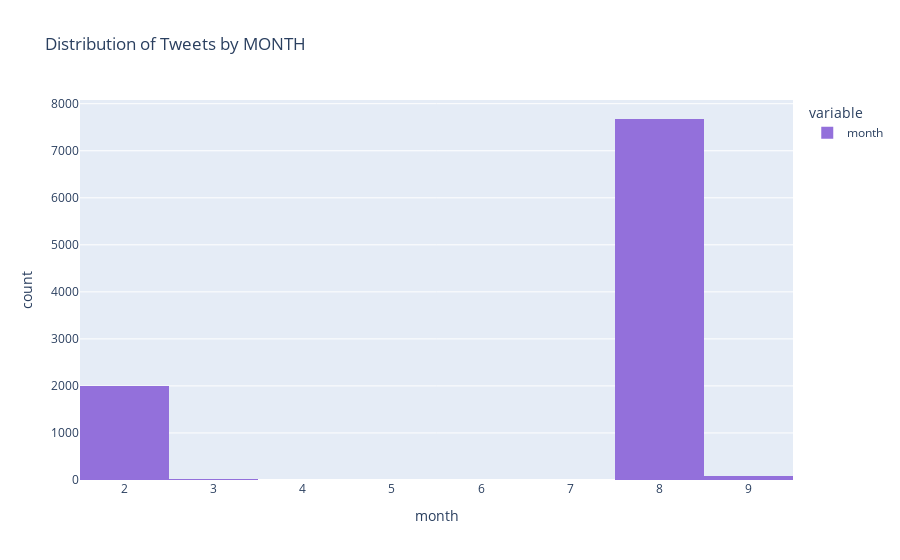
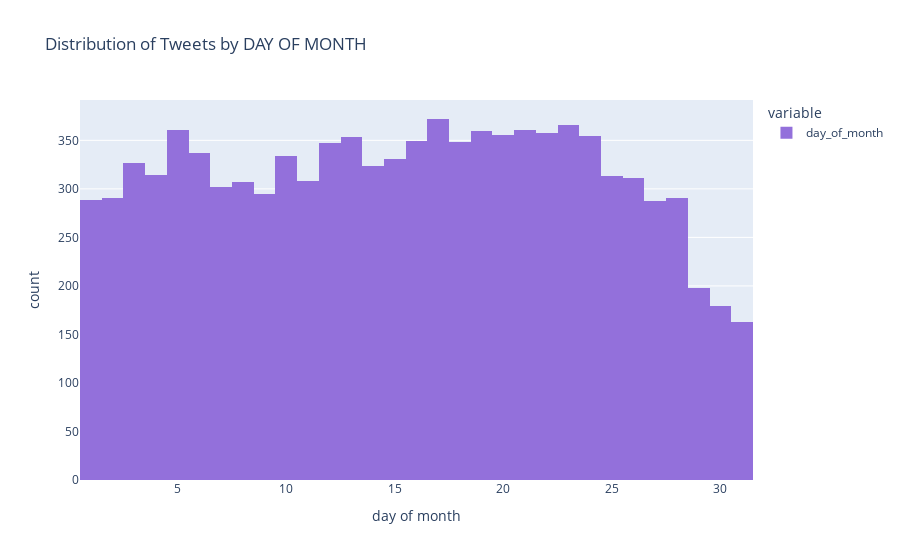
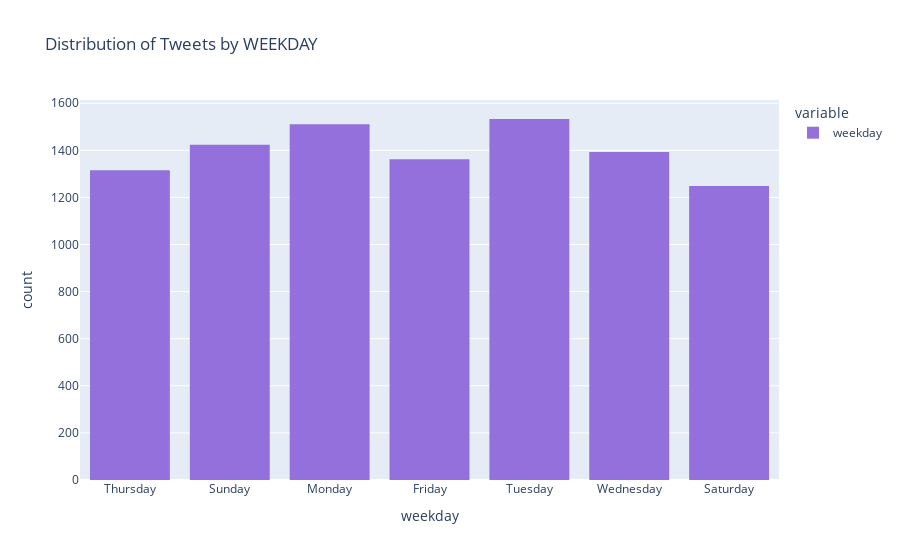
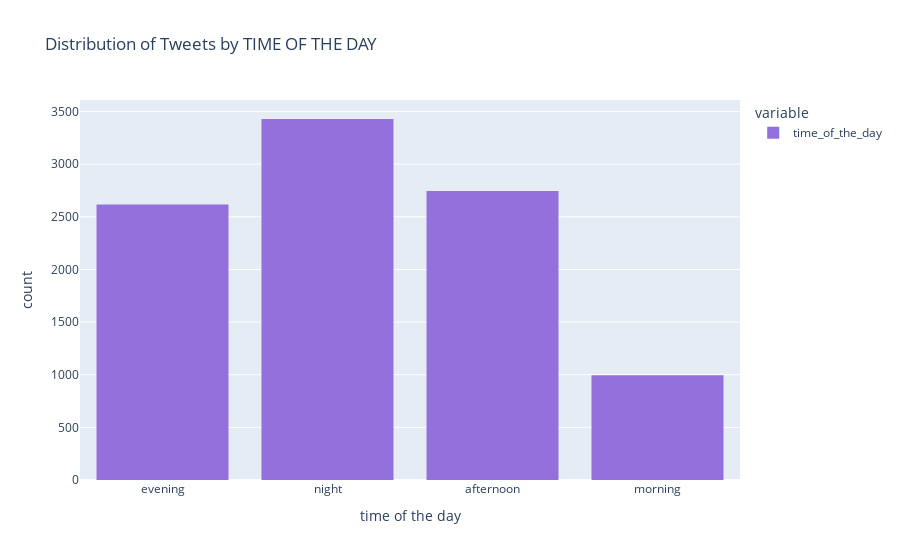

The notebook cell saved with these charts, in order:
### Code cell
# distributions of columns
columns = ['month', 'day_of_month', 'weekday',  'time_of_the_day','state','country','language']
for column in columns:
    px.histogram(data_sample[column],   color_discrete_sequence=['mediumpurple'], title='Distribution of Tweets by '+ str.upper(column).replace('_', ' '), labels={'value': str(column).replace('_', ' ')}).show()

### Figure 1 — Plotly figure (JSON) as saved in the notebook; plotly's stock layout.template omitted (floating-point values rounded to 4 significant figures; data arrays with more than 128 entries replaced by an {"elided": "..."} marker saying what was removed)
{"data": [{"alignmentgroup": "True", "bingroup": "x", "hovertemplate": "variable=month<br>month=%{x}<br>count=%{y}<extra></extra>", "legendgroup": "month", "marker": {"color": "mediumpurple", "pattern": {"shape": ""}}, "name": "month", "offsetgroup": "month", "orientation": "v", "showlegend": true, "type": "histogram", "x": {"elided": "9787 int values"}, "xaxis": "x", "yaxis": "y"}], "layout": {"barmode": "relative", "legend": {"title": {"text": "variable"}, "tracegroupgap": 0}, "title": {"text": "Distribution of Tweets by MONTH"}, "xaxis": {"anchor": "y", "domain": [0, 1], "title": {"text": "month"}}, "yaxis": {"anchor": "x", "domain": [0, 1], "title": {"text": "count"}}}}

### Figure 2 — Plotly figure (JSON) as saved in the notebook; plotly's stock layout.template omitted (floating-point values rounded to 4 significant figures; data arrays with more than 128 entries replaced by an {"elided": "..."} marker saying what was removed)
{"data": [{"alignmentgroup": "True", "bingroup": "x", "hovertemplate": "variable=day_of_month<br>day of month=%{x}<br>count=%{y}<extra></extra>", "legendgroup": "day_of_month", "marker": {"color": "mediumpurple", "pattern": {"shape": ""}}, "name": "day_of_month", "offsetgroup": "day_of_month", "orientation": "v", "showlegend": true, "type": "histogram", "x": {"elided": "9787 int values"}, "xaxis": "x", "yaxis": "y"}], "layout": {"barmode": "relative", "legend": {"title": {"text": "variable"}, "tracegroupgap": 0}, "title": {"text": "Distribution of Tweets by DAY OF MONTH"}, "xaxis": {"anchor": "y", "domain": [0, 1], "title": {"text": "day of month"}}, "yaxis": {"anchor": "x", "domain": [0, 1], "title": {"text": "count"}}}}

### Figure 3 — Plotly figure (JSON) as saved in the notebook; plotly's stock layout.template omitted (floating-point values rounded to 4 significant figures; data arrays with more than 128 entries replaced by an {"elided": "..."} marker saying what was removed)
{"data": [{"alignmentgroup": "True", "bingroup": "x", "hovertemplate": "variable=weekday<br>weekday=%{x}<br>count=%{y}<extra></extra>", "legendgroup": "weekday", "marker": {"color": "mediumpurple", "pattern": {"shape": ""}}, "name": "weekday", "offsetgroup": "weekday", "orientation": "v", "showlegend": true, "type": "histogram", "x": {"elided": "9787 str values"}, "xaxis": "x", "yaxis": "y"}], "layout": {"barmode": "relative", "legend": {"title": {"text": "variable"}, "tracegroupgap": 0}, "title": {"text": "Distribution of Tweets by WEEKDAY"}, "xaxis": {"anchor": "y", "domain": [0, 1], "title": {"text": "weekday"}}, "yaxis": {"anchor": "x", "domain": [0, 1], "title": {"text": "count"}}}}

### Figure 4 — Plotly figure (JSON) as saved in the notebook; plotly's stock layout.template omitted (floating-point values rounded to 4 significant figures; data arrays with more than 128 entries replaced by an {"elided": "..."} marker saying what was removed)
{"data": [{"alignmentgroup": "True", "bingroup": "x", "hovertemplate": "variable=time_of_the_day<br>time of the day=%{x}<br>count=%{y}<extra></extra>", "legendgroup": "time_of_the_day", "marker": {"color": "mediumpurple", "pattern": {"shape": ""}}, "name": "time_of_the_day", "offsetgroup": "time_of_the_day", "orientation": "v", "showlegend": true, "type": "histogram", "x": {"elided": "9787 str values"}, "xaxis": "x", "yaxis": "y"}], "layout": {"barmode": "relative", "legend": {"title": {"text": "variable"}, "tracegroupgap": 0}, "title": {"text": "Distribution of Tweets by TIME OF THE DAY"}, "xaxis": {"anchor": "y", "domain": [0, 1], "title": {"text": "time of the day"}}, "yaxis": {"anchor": "x", "domain": [0, 1], "title": {"text": "count"}}}}
